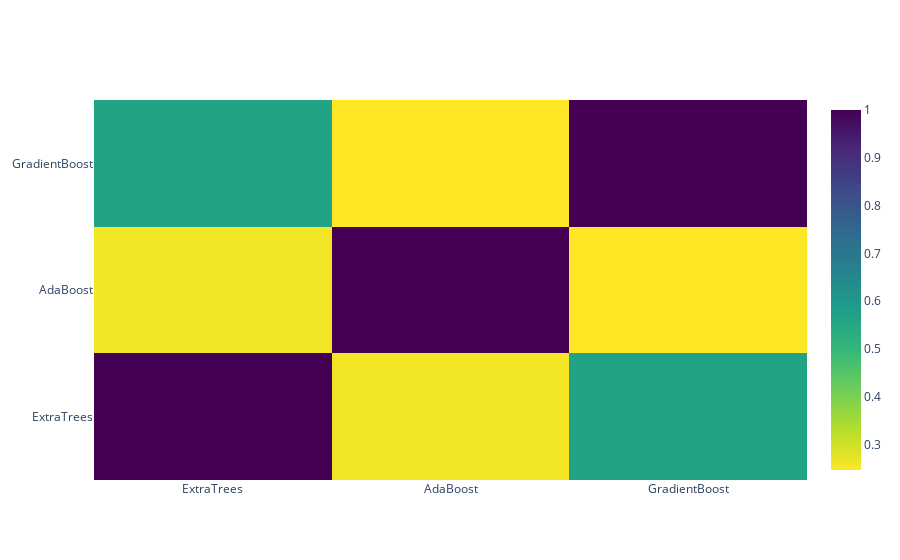

Here is the notebook cell this chart was saved with:
### Code cell
#第二モデルのヒートマップ　うまく出なかった
data = [
    go.Heatmap(
        z= base_predictions_train.astype(float).corr().values ,
        x=base_predictions_train.columns.values,
        y= base_predictions_train.columns.values,
          colorscale='Viridis',
            showscale=True,
            reversescale = True
    )
]
py.iplot(data, filename='labelled-heatmap')

### Figure 1 — Plotly figure (JSON) as saved in the notebook; plotly's stock layout.template omitted (floating-point values rounded to 4 significant figures)
{"data": [{"colorscale": [[0, "#440154"], [0.1111, "#482878"], [0.2222, "#3e4989"], [0.3333, "#31688e"], [0.4444, "#26828e"], [0.5556, "#1f9e89"], [0.6667, "#35b779"], [0.7778, "#6ece58"], [0.8889, "#b5de2b"], [1, "#fde725"]], "reversescale": true, "showscale": true, "y": ["ExtraTrees", "AdaBoost", "GradientBoost"], "x": ["ExtraTrees", "AdaBoost", "GradientBoost"], "z": [[1, 0.2595, 0.5658], [0.2595, 1, 0.2463], [0.5658, 0.2463, 1]], "type": "heatmap"}], "layout": {}}
